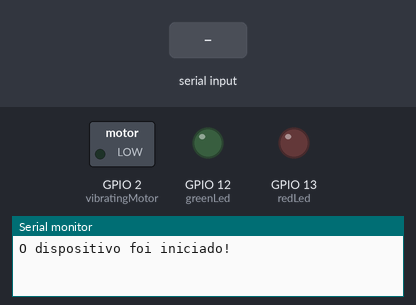
A sketch run on a simulated ESP32. On the bench: switched loads named in the sketch (green lamp = pin HIGH), output pins drawn as LEDs (lit = HIGH), the last lines printed to the serial monitor. Dashed ring = blinking. The inputs (shaded band) are chosen by the test bench. Nothing arrives over Bluetooth unless stated.

Above: at 1.2 s.
1.3 s: "p" received over the second serial link
At 1.52 s:
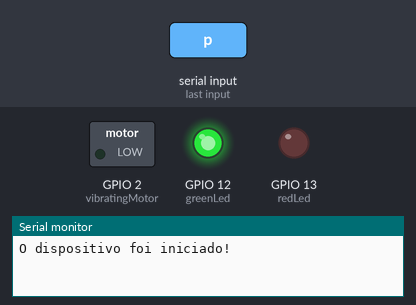
3.2 s: "n" received over the second serial link
At 3.4 s:
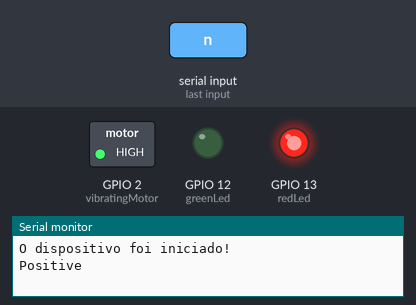
Timing chart, 0 to 6.2 s (numbered marks = the images above; inputs shaded):
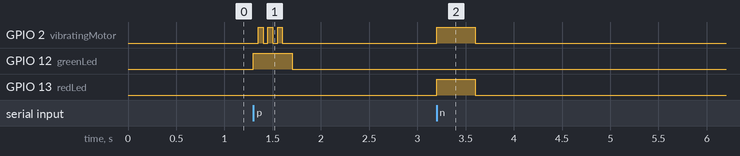

Measured:
- after the input at 1.3 s, GPIO 2 (vibratingMotor): alternates HIGH for 0.05 s and LOW for 0.05 s, 6 changes in all, then stays LOW, starting after 0.05 s; GPIO 12 (greenLed): LOW → HIGH at once, → LOW 0.40 s later
- after the input at 3.2 s, GPIO 2 (vibratingMotor), GPIO 13 (redLed): LOW → HIGH at once, → LOW 0.40 s later

The sketch:

main.ino
```cpp
#include "BluetoothSerial.h"

#if !defined(CONFIG_BT_ENABLED) || !defined(CONFIG_BLUEDROID_ENABLED)
#error Bluetooth is not enabled! Please run `make menuconfig` to and enable it
#endif

BluetoothSerial SerialBT;

int greenLed = 12;
int redLed = 13;
int vibratingMotor = 2;

char feeling = 'x';

void setup() {
  // Configurando comunicacao serial
  Serial.begin(115200);

  // Configurando bluetooth
  SerialBT.begin("ESP32_Paulo_Victor");
  Serial.println("O dispositivo foi iniciado!");

  // Configurando os pinos como saída
  pinMode(vibratingMotor, OUTPUT);
  pinMode(greenLed, OUTPUT);
  pinMode(redLed, OUTPUT);
}

void negativeFeeling() {
  digitalWrite(redLed, HIGH);
  digitalWrite(vibratingMotor, HIGH);

  delay(400);

  digitalWrite(vibratingMotor, LOW);
  digitalWrite(redLed, LOW);
}

void positiveFeeling() {
  digitalWrite(greenLed, HIGH);
  delay(50);
  digitalWrite(vibratingMotor, HIGH);
  delay(50);
  digitalWrite(vibratingMotor, LOW);
  delay(50);
  digitalWrite(vibratingMotor, HIGH);
  delay(50);
  digitalWrite(vibratingMotor, LOW);
  delay(50);
  digitalWrite(vibratingMotor, HIGH);
  delay(50);
  digitalWrite(vibratingMotor, LOW);
  delay(100);
  digitalWrite(greenLed, LOW);
}

void loop() {
  if (SerialBT.available()) {
    feeling = SerialBT.read();
  }

  if (feeling == 'p') {
    positiveFeeling();
    Serial.println("Positive");
    feeling = 'x';
  }
  if (feeling == 'n') {
    negativeFeeling();
    Serial.println("Negative");
    feeling = 'x';
  }
}
```
